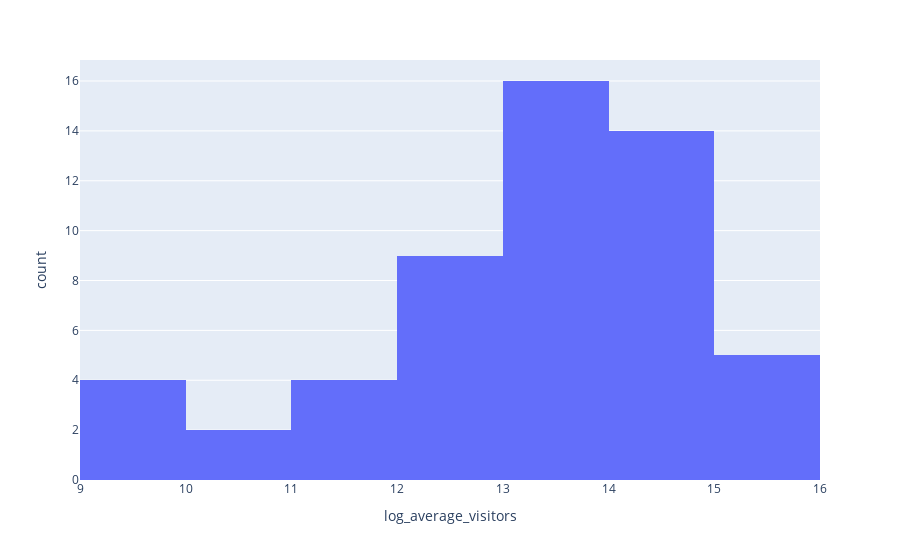

The cell this chart's notebook holds for it:
### Code cell
#Histogram
fig1 = px.histogram(biodiversity_df_drop_outliers, x="log_average_visitors")
fig1.show()

fig2 = px.histogram(biodiversity_df_drop_outliers, x="Not Native")
fig2.show()

### Figure 1 — Plotly figure (JSON) as saved in the notebook; plotly's stock layout.template omitted (floating-point values rounded to 4 significant figures)
{"data": [{"alignmentgroup": "True", "bingroup": "x", "hovertemplate": "log_average_visitors=%{x}<br>count=%{y}<extra></extra>", "legendgroup": "", "marker": {"color": "#636efa"}, "name": "", "offsetgroup": "", "orientation": "v", "showlegend": false, "type": "histogram", "x": [14.87, 14.1, 13.77, 12.84, 13.14, 12.39, 14.44, 13.3, 13.72, 12.97, 12.67, 11.77, 13.29, 14.63, 14.01, 13.17, 11.08, 13.8, 9.298, 13.17, 14.75, 15.47, 14.92, 11.69, 12.76, 12.08, 14.17, 9.92, 14.53, 10.69, 12.65, 9.416, 9.61, 13.02, 13.19, 13.21, 14.06, 10.18, 14.96, 13.43, 12.37, 13.01, 15.15, 13.57, 14.35, 14.33, 14.08, 13.37, 12.35, 13.28, 11.23, 15.14, 15.23, 15.09], "xaxis": "x", "yaxis": "y"}], "layout": {"barmode": "relative", "legend": {"tracegroupgap": 0}, "margin": {"t": 60}, "xaxis": {"anchor": "y", "domain": [0, 1], "title": {"text": "log_average_visitors"}}, "yaxis": {"anchor": "x", "domain": [0, 1], "title": {"text": "count"}}}}
